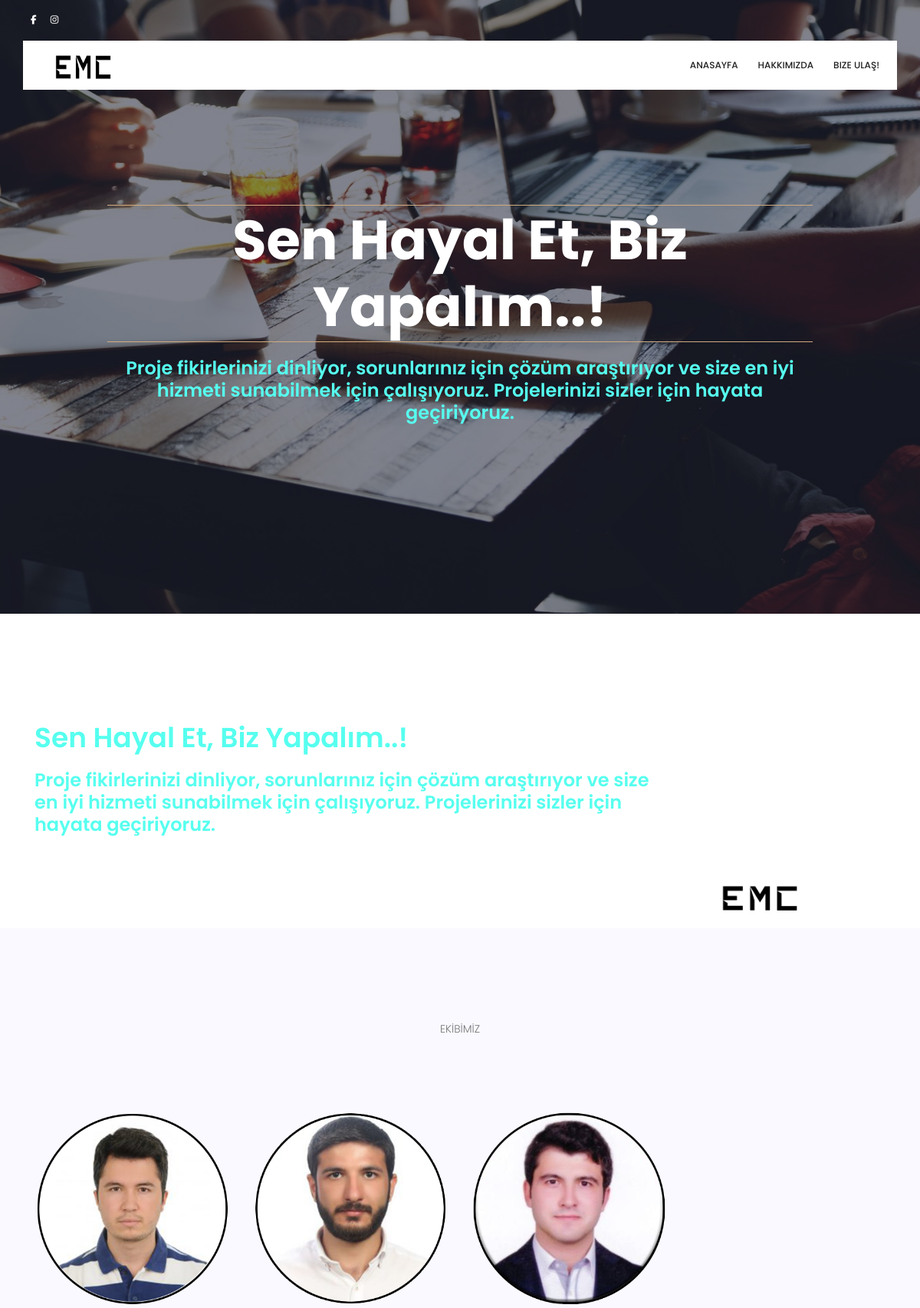
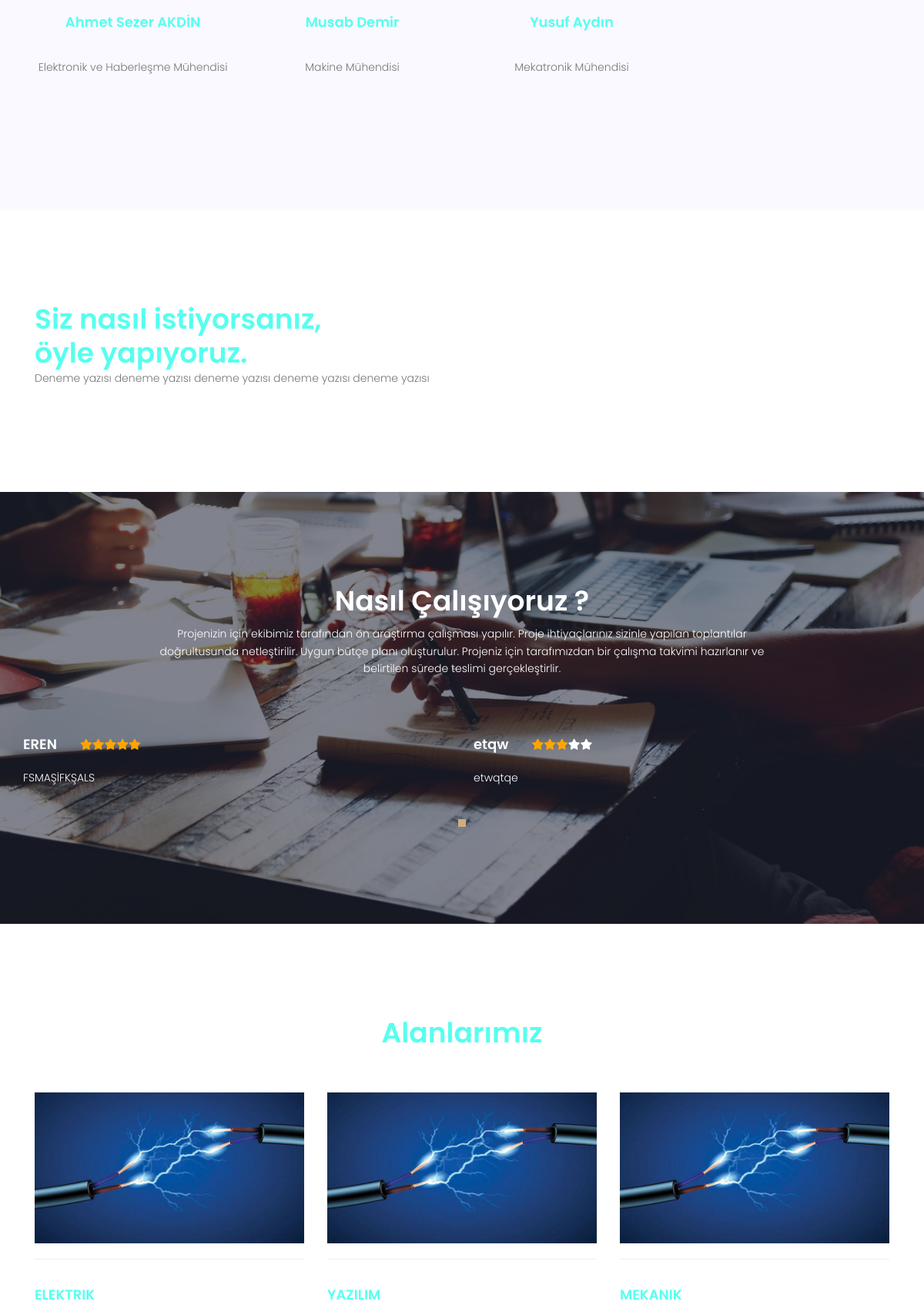
Page /yazilim/ (upper part) on the committed database (2 pictures, top to bottom).
### article/models.py (models this page shows, shortened)
class Article(models.Model):
    article_aciklama=models.CharField(default="Açıklamalar Burada Görünür",max_length=50)
    author = models.ForeignKey("auth.User",on_delete=models.CASCADE,verbose_name ="Yazar")
    title = models.CharField(max_length = 50,default="Başlık")
    content = RichTextField()
    created_date = models.DateTimeField(auto_now_add= True,verbose_name="Oluşturulma Tarihi")
    article_image = models.FileField(blank = True,null = True,verbose_name="Makaleye Fotoğraf Ekleyin")
    class Meta:
        ordering = ['-created_date']

class Product(models.Model):
    prohelp=models.CharField(default="Buraya bir uyarı bırak.(Sadece sen göreceksin)",max_length=50)
    title = models.CharField(max_length = 50,default="Ürün Adı")
    pro_content = RichTextField()
    pro_date=models.DateTimeField(auto_now_add=True)
    pro_image = models.FileField(blank = True,null = True,verbose_name="Bir fotoğraf ekle. (Unidecimal 180*180 boyutları tavsiye ediyor)")
    class Meta:
        ordering = ['pro_date']

class Comment(models.Model):
    article= models.ForeignKey(Article,on_delete=models.CASCADE,verbose_name="Makale",related_name="comments")
    comment_author=models.CharField(max_length=50,verbose_name="İsim")
    comment_content=models.CharField(max_length=200,verbose_name="Yorum")
    comment_date=models.DateTimeField(auto_now_add=True)
    comment_oy=models.CharField(max_length=50,default="Oy",blank=False,null=False)
    comment_script=models.CharField(max_length=100,default=" ")
    class Meta:
        ordering = ['-comment_date']

### article/views.py (the view)
# urls.py: path('yazilim/', views.yazilim, name="yazilim"),
def yazilim(request):
    products= Product.objects.all()
    comments = Comment.objects.all()
    yazilim_an1=Article.objects.get(title="yazilim_an1")
    yazilim_an2=Article.objects.get(title="yazilim_an2")
    yazilim_an3=Article.objects.get(title="yazilim_an3")
    yazilim_an4=Article.objects.get(title="yazilim_an4")
    nasilcalisiyoruz=Article.objects.get(title="nasilcalisiyoruz")
    return render(request,"yazilim.html", {"products":products,"comments":comments,"yazilim_an1":yazilim_an1,"yazilim_an2":yazilim_an2,"yazilim_an3":yazilim_an3,"yazilim_an4":yazilim_an4, "nasilcalisiyoruz":nasilcalisiyoruz })

### templates/yazilim.html (shortened to what this page needs)
	<!DOCTYPE html>
	<html lang="zxx" class="no-js">
	<head>
			<link rel="stylesheet" href="../static/css/linearicons.css">
			<link rel="stylesheet" href="../static/css/font-awesome.min.css">
			<link rel="stylesheet" href="../static/css/bootstrap.css">
			<link rel="stylesheet" href="../static/css/magnific-popup.css">
			<link rel="stylesheet" href="../static/css/nice-select.css">
			<link rel="stylesheet" href="../static/css/animate.min.css">
			<link rel="stylesheet" href="../static/css/jquery-ui.css">
			<link rel="stylesheet" href="../static/css/owl.carousel.css">
			<link rel="stylesheet" href="../static/css/anasayfa.css">
			<link rel="stylesheet" type="text/css" href="../static/css/style.css">
		</head>
		<body>
			<div style="overflow-x: hidden;">
			  <header id="header" id="home">
		  		<div class="header-top">
		  			<div class="container">
				  		<div class="row align-items-center">
				  			<div class="col-lg-6 col-sm-6 col-4 header-top-left no-padding">
					      	<div class="menu-social-icons">
								<a href="https://www.facebook.com" target="_blank"><i class="fa fa-facebook" ></i></a>
								<a href="https://www.instagram.com/"target="_blank" ><i class="fa fa-instagram" ></i></a>
							</div>
				  			</div>
				  		</div>
		  			</div>
				</div>
			    <div class="container main-menu">
			    	<div class="row align-items-center justify-content-between d-flex">
			    		<a href="{% url 'index'  %}"><img src="../static/img/lego.png" width="126" height="40" alt="" title="" /></a>
						<nav id="nav-menu-container">
							<ul class="nav-menu">
							  <li class="menu-active"><a href="{% url 'index'  %}">Anasayfa</a></li>
							  <li><a href="{% url 'about'  %}">Hakkımızda</a></li>
							  <li><a href="{% url 'contact'  %}">Bize Ulaş!</a></li>
							</ul>
						</nav>
			    	</div>
			    </div>
			  </header>
			<section style="background: url({{yazilim_an1.article_image.url}}) center;
			background-size: cover;
			" class="banner-area relative" id="home">
				<div class="overlay overlay-bg"></div>
				<div class="container">
					<div class="row fullscreen d-flex justify-content-center align-items-center">
						<div class="banner-content col-lg-10 col-md-12 justify-content-center">
							{{yazilim_an1.content|safe}}
						</div>
					</div>
				</div>
			</section>
			<section class="home-about-area section-gap">
				<div class="container">
					<div class="row">
						<div class="col-lg-9">
							{{yazilim_an2.content|safe}}
							<img class="about-img" src="{{yazilim_an2.article_image.url}}" alt="">
						</div>
					</div>
				</div>
			</section>
	<section class="item-category-area section-gap">
		<div class="container">
			<div class="row d-flex justify-content-center">
				<div class="col-md-12 pb-80 header-text text-center">
					{{yazilim_an3.content|safe}}
				</div>
			</div>
			<div class="row">
				{% for pro in products  %}
				<div class="col-lg-3 col-md-6">
						<div class="single-cat-item">
							<div class="thumb">
									{% if pro.pro_image %}
										{% if forloop.counter == 1 %}
										<a href="https://tr.linkedin.com/in/ahmet-sezer-akdin-92b8b1147?trk=people-guest_people_search-card" target="_blank">
											<img class="img-fluid" src="{{pro.pro_image.url}}"></a>
										{% elif forloop.counter == 2 %}
										<a href="https://www.linkedin.com/in/musab-demir-b32862178/?originalSubdomain=tr" target="_blank">
											<img class="img-fluid" src="{{pro.pro_image.url}}"></a>
										{% elif forloop.counter == 3 %}
										<a href="https://fr.linkedin.com/in/yusuf-aydin-07770b12a" target="_blank">
											<img class="img-fluid" src="{{pro.pro_image.url}}"></a>
										{% endif %}
									{% endif %}
							</div>
							<h4>{{pro.title}}</h4>
							<p>
								{{pro.pro_content|safe}}
							</p>
						</div>
					</div>
				{% endfor %}
	</section>
			<section class="about-video-area section-gap">
				<div class="container">
					{{yazilim_an4.content|safe}}
				</div>
			</section>
			<section style="background: url({{yazilim_an4.article_image.url}}) center;
			background-size: cover;
			color: #fff" class="review-area section-gap relative">
				<div  class="overlay overlay-bg"></div>
				<div class="container">
					<div class="row d-flex justify-content-center">
						<div class="col-md-9 pb-40 header-text text-center">
							<h1 class="pb-10 text-white">Nasıl Çalışıyoruz ?</h1>
							<p>
Projenizin için ekibimiz tarafından ön araştırma çalışması yapılır.
Proje ihtiyaçlarınız sizinle yapılan toplantılar doğrultusunda netleştirilir.
Uygun bütçe planı oluşturulur.
Projeniz için tarafımızdan bir çalışma takvimi hazırlanır ve belirtilen sürede teslimi gerçekleştirlir.
							</p>
						</div>
					</div>
					<div class="row">
							<div class="active-review-carusel">
									{% for comment in comments  %}
									<div class="single-review item">
											<div class="title justify-content-start d-flex">
												<a href="#"><h4>{{comment.comment_author}}</h4></a>
												<div class="star">
													{{comment.comment_script|safe}}
												</div>
											</div>
											<p>
												{{comment.comment_content}}
											</p>
										</div>
									{% endfor %}
							</div>
						</div>
				</div>
			</section>
			<section class="blog-area section-gap" id="blog">
				<div class="container">
					<div class="row justify-content-center">
						<div class="col-md-9 pb-30 header-text">
							<h1>Alanlarımız</h1>
						</div>
					</div>
					<div class="row">
					<a href="{% url 'elektrik'  %}" >
						 <div class="single-blog col-lg-4 col-md-4">
							<div class="thumb">
								<img class='labnol' src="../static/img/elektrik.jpg" width="126" height="40" alt="" title="" />
							</a>
							</div>
							<div class="bottom d-flex justify-content-between align-items-center flex-wrap">
							</div>
							<a href="{% url 'elektrik'  %}" >
								<h4>Elektrik</h4>
							</a>
						</div> </a>
						<a href="#" >
						<div class="single-blog col-lg-4 col-md-4">
							<div class="thumb">
								<img class='labnol' src="../static/img/elektrik.jpg" width="126" height="40" alt="" title="" /></a>
							</div>
							<div class="bottom d-flex justify-content-between align-items-center flex-wrap">
							</div>
							<a href="#" >
								<h4>Yazilim</h4>
							</a>
						<a href="{% url 'mekanik'  %}" >
						<div class="single-blog col-lg-4 col-md-4">
							<div class="thumb">
								<img class='labnol' src="../static/img/elektrik.jpg" width="126" height="40" alt="" title="" />
							</div>
							<div class="bottom d-flex justify-content-between align-items-center flex-wrap">
							</div>
							<a href="{% url 'mekanik'  %}">
								<h4>Mekanik</h4>
							</a>
						</div></a>
		</body>
	</html>

### templates/yazilim.html (style rules this page uses)
video.labnol, img.labnol { max-width:100%; width: 100% !important; height: auto !important; }

### rows in the picture
Article: article_image (picture), content "Sen Hayal Et, Biz Yapalım..! Proje fikirlerinizi dinliyor, sorunlarınız için çözüm araştırıyor ve size en iyi hizmeti sunabilmek için çalışıyoruz. Projelerinizi sizler için hayata geçiriyoruz."
Article: content "Sen Hayal Et, Biz Yapalım..! Proje fikirlerinizi dinliyor, sorunlarınız için çözüm araştırıyor ve size en iyi hizmeti sunabilmek için çalışıyoruz. Projelerinizi sizler için hayata geçiriyoruz.", article_image (picture)
Article: content "EKİBİMİZ"
Product: pro_image (picture), title "Ahmet Sezer AKDİN", pro_content "Elektronik ve Haberleşme Mühendisi"
Product: pro_image (picture), title "Musab Demir", pro_content "Makine Mühendisi"
Product: pro_image (picture), title "Yusuf Aydın", pro_content "Mekatronik Mühendisi"
Article: content "Siz nasıl istiyorsanız, öyle yapıyoruz. Deneme yazısı deneme yazısı deneme yazısı deneme yazısı deneme yazısı", article_image (picture)
Comment: comment_author "EREN", comment_content "FSMAŞİFKŞALS"
Comment: comment_author "etqw", comment_content "etwqtqe"
